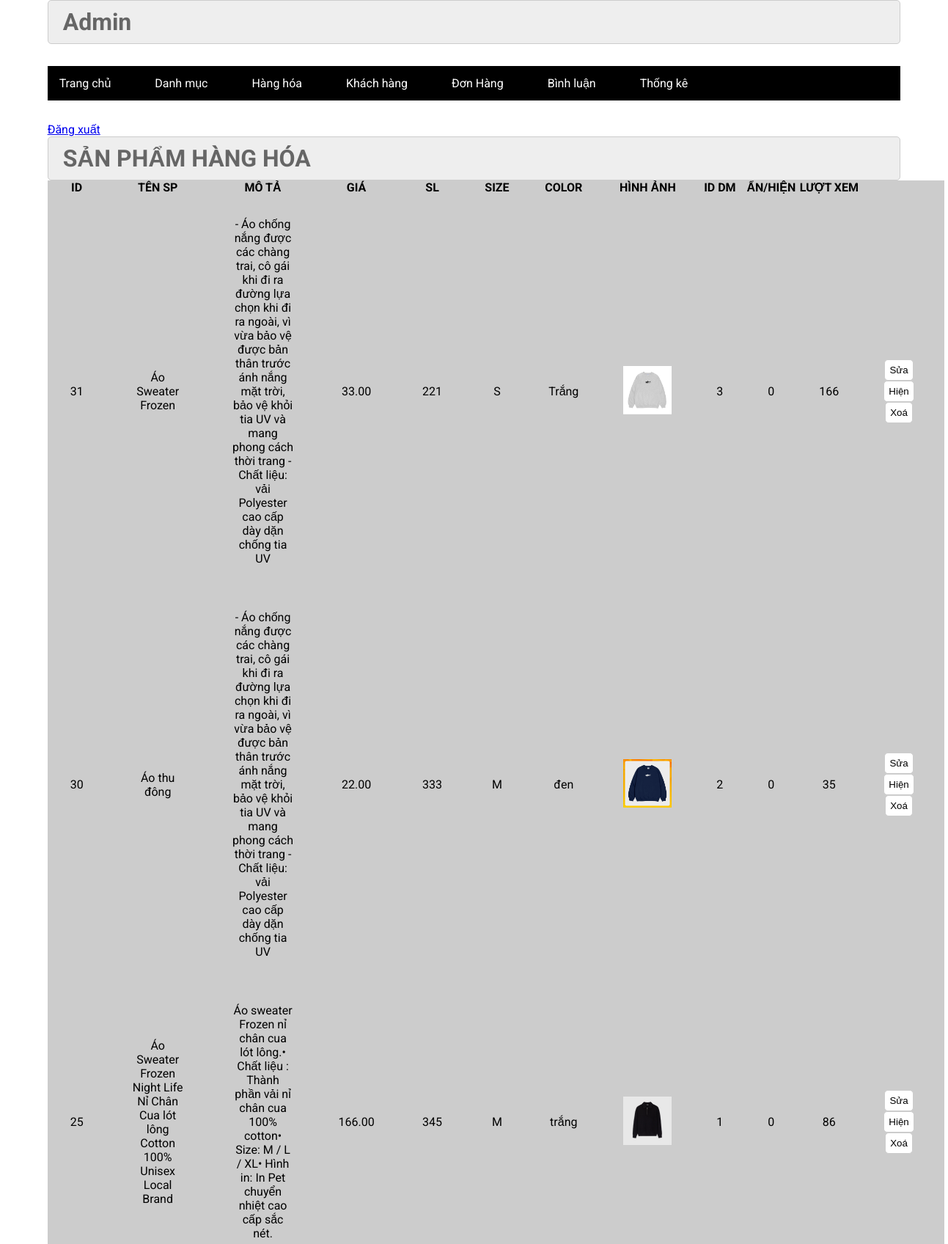
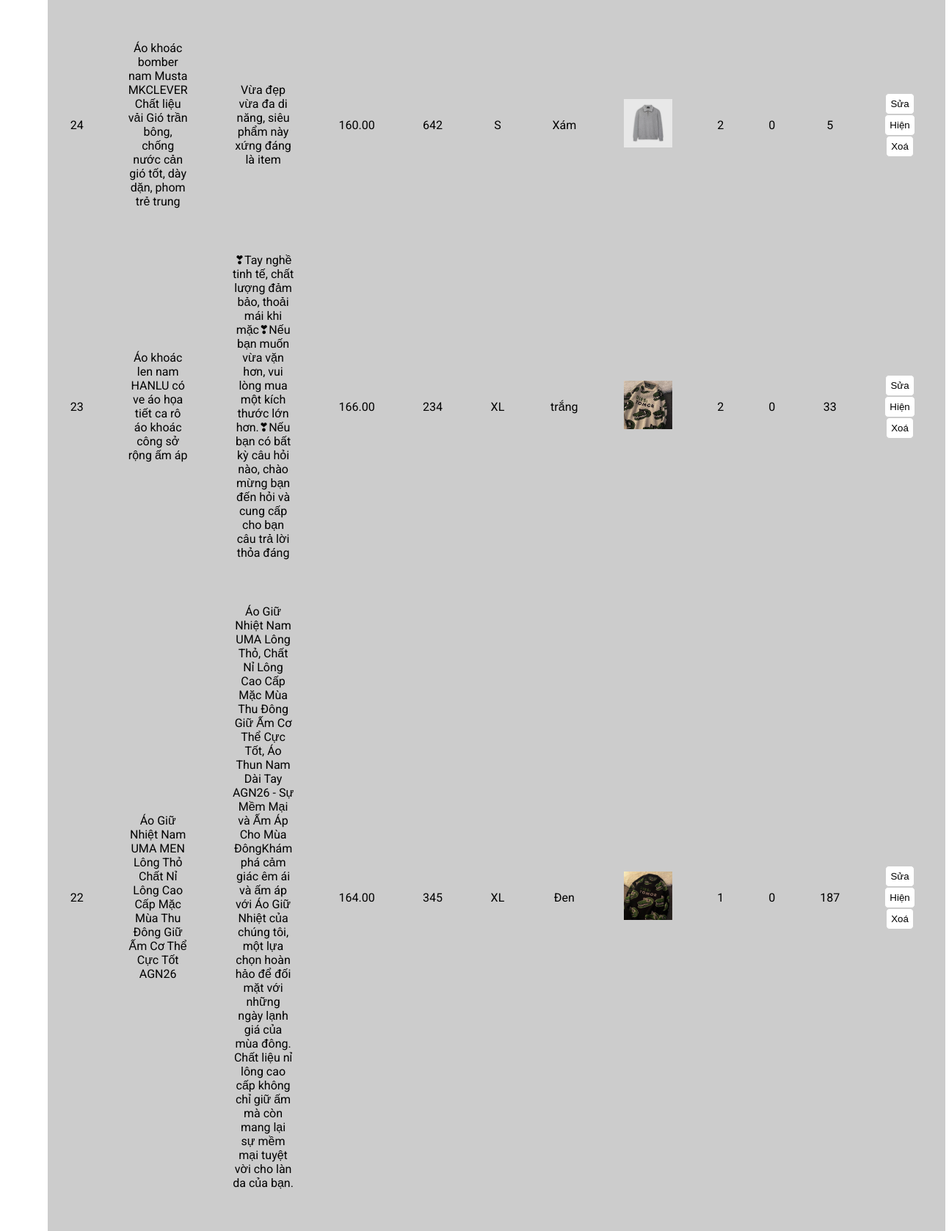
Page /index.php?pg=sanpham&action=list (signed in, upper part) on the committed database (2 pictures, top to bottom).
### tables this page shows
CREATE TABLE `sanpham` (
  `sanPham_id` int NOT NULL,
  `ten` varchar(255) DEFAULT NULL,
  `moTa` text NOT NULL,
  `gia` decimal(10,2) NOT NULL,
  `soLuong` int NOT NULL,
  `kichCo` varchar(10) NOT NULL,
  `mauSac` varchar(20) NOT NULL,
  `ngayTao` date NOT NULL,
  `ngaySua` date NOT NULL,
  `anh` varchar(255) NOT NULL,
  `luotxem` int NOT NULL DEFAULT '0',
  `khuyenMai_id` int DEFAULT NULL,
  `madm` int NOT NULL,
  `status` tinyint(1) DEFAULT '1'
);

### commons/function.php (called while the page is built, shortened)
<?php
function connection()
{
    try {
        $conn = new PDO("mysql:host=" . HOST . ";dbname=" . DBNAME . ";port=" . PORT . ";charset=utf8", USERNAME, PASSWORD);
        $conn->setAttribute(PDO::ATTR_ERRMODE, PDO::ERRMODE_EXCEPTION);
        return $conn;
    } catch (PDOException $e) {
        echo "Lỗi kết nối CSDL: " . $e->getMessage();
    }
}
function view($view, $data = [])
{
    extract($data);
    include_once "view/$view.php";
}

### controllers/admin/SanPhamController.php (called while the page is built, shortened)
<?php
class SanPhamController
{
    public function list()
    {
        $sanphams = (new sanpham)->all();
        view("admin/sanpham/list", ['sanphams' => $sanphams]);
    }
}

### models/SanPham.php (called while the page is built, shortened)
<?php
class SanPham
{
    public $conn = null;
    public function __construct()
    {
        $this->conn = connection();
    }
    public function all()
    {
        $sql = "SELECT * FROM sanpham ORDER BY sanPham_id DESC";
        $stmt = $this->conn->prepare($sql);
        $stmt->execute();
        return $stmt->fetchAll(PDO::FETCH_ASSOC);
    }
}

### view/admin/sanpham/list.php (the view, shortened to what this page needs)
<?php include_once "view/admin/header.php" ?>
<div class="row2">
    <div class="row2 font_title">
        <h1>SẢN PHẨM HÀNG HÓA</h1>
    </div>
    <div class="row2 form_content ">
        <form action="#" method="POST">
            <div class="row2 mb10 formds_loai">
                <table>
                    <tr>
                        <th>ID</th>
                        <th>TÊN SP</th>
                        <th>MÔ TẢ</th>
                        <th>GIÁ</th>
                        <th>SL</th>
                        <th>SIZE</th>
                        <th>COLOR</th>
                        <th>HÌNH ẢNH</th>
                        <th>ID DM</th>
                        <th>ẨN/HIỆN</th>
                        <th>LƯỢT XEM</th>
                    </tr>
                    <?php foreach ($sanphams as $sanpham): ?>
                        <tr>
                            <td><?= $sanpham['sanPham_id'] ?></td>
                            <td><?= $sanpham['ten'] ?></td>
                            <td><?= $sanpham['moTa'] ?></td>
                            <td><?= $sanpham['gia'] ?></td>
                            <td><?= $sanpham['soLuong'] ?></td>
                            <td><?= $sanpham['kichCo'] ?></td>
                            <td><?= $sanpham['mauSac'] ?></td>
                            <td>
                                <img src="<?= $sanpham['anh'] ?>" width="66" alt="">
                            </td>
                            <td><?= $sanpham['madm'] ?></td>
                            <td><?= $sanpham['status'] ?></td>
                            <td><?= $sanpham['luotxem'] ?></td>
                            <td><a href="index.php?pg=editsp&sanPham_id=<?= $sanpham['sanPham_id'] ?>" type="button"><input class="mr20" type="button" value="Sửa"></a>
                                <?php if ($sanpham['status'] == 1): ?>
                                    <a style="color: black;" type="button" href="index.php?pg=ansp&action=an&sanPham_id=<?= $sanpham['sanPham_id'] ?>">
                                        <input class="mr20" type="button" value="Ẩn">
                                    </a>
                                <?php else: ?>
                                    <a style="color: black;" type="button" href="index.php?pg=ansp&action=show&sanPham_id=<?= $sanpham['sanPham_id'] ?>">
                                        <input class="mr20" type="button" value="Hiện">
                                    </a>
                                <?php endif; ?>
                                <a onclick="return confirm('Bạn có muốn xoá không?')" href="index.php?pg=deletesp&sanPham_id=<?= $sanpham['sanPham_id'] ?>" type="button"><input class="mr20" type="button" value="Xoá"></a>
                            </td>
                        </tr>
                    <?php endforeach ?>
                </table>
            </div>
        </form>
    </div>
</div>
<?php include_once "view/admin/footer.php" ?>

### assets/css/admin.css (style rules this page uses)
:root { --white-color:#fff; --black-color:#000; --text-color:#333; }
* { margin:0; padding:0; box-sizing:border-box; }
body { font-family:'Roboto', sans-serif; }
.row2 { float:left; width:100%; }
.mb10 { margin-bottom:10px; }
form { text-align:center; }
.form_account input[type="reset"], .form_account input[type="submit"], .form_content input[type="submit"], .form_content input[type="reset"], .form_content input[type="button"] { padding:6px; background:white; border:1px solid #CCC; border-radius:5px; }
.font_title { background-color:#EEE; border:1px #CCC solid; color:#666; border-radius:5px; padding:10px 20px; }
.mr20 { margin-right:10px; }
.formds_loai table { width:100%; border-collapse:collapse; background-color:#ccc; padding:20px; }
.formds_loai table td { padding:10px 20px; border:1px #ccc solid; padding:30px; }

### rows in the picture
sanpham: sanPham_id "31", ten "Áo Sweater Frozen", moTa "- Áo chống nắng được các chàng trai, cô gái khi đi ra đường lựa chọn khi đi ra ngoài, vì vừa bảo vệ được bản thân trước ánh nắng mặt trời, bảo vệ khỏi tia UV và mang phong cách thời trang - Chất liệu: vải Polyester cao cấp dày dặn chống tia UV", gia "33.00", soLuong "221", kichCo "S", mauSac "Trắng", anh (picture), madm "3", status "0", luotxem "166"
sanpham: sanPham_id "30", ten "Áo thu đông", moTa "- Áo chống nắng được các chàng trai, cô gái khi đi ra đường lựa chọn khi đi ra ngoài, vì vừa bảo vệ được bản thân trước ánh nắng mặt trời, bảo vệ khỏi tia UV và mang phong cách thời trang - Chất liệu: vải Polyester cao cấp dày dặn chống tia UV", gia "22.00", soLuong "333", kichCo "M", mauSac "đen", anh (picture), madm "2", status "0", luotxem "35"
sanpham: sanPham_id "25", ten "Áo Sweater Frozen Night Life Nỉ Chân Cua lót lông Cotton 100% Unisex Local Brand", moTa "Áo sweater Frozen nỉ chân cua lót lông.• Chất liệu : Thành phần vải nỉ chân cua 100% cotton• Size: M / L / XL• Hình in: In Pet chuyển nhiệt cao cấp sắc nét.", gia "166.00", soLuong "345", kichCo "M", mauSac "trắng", anh (picture), madm "1", status "0", luotxem "86"
sanpham: sanPham_id "24", ten "Áo khoác bomber nam Musta MKCLEVER Chất liệu vải Gió trần bông, chống nước cản gió tốt, dày dặn, phom trẻ trung", moTa "Vừa đẹp vừa đa di năng, siêu phẩm này xứng đáng là item", gia "160.00", soLuong "642", kichCo "S", mauSac "Xám", anh (picture), madm "2", status "0", luotxem "5"
sanpham: sanPham_id "23", ten "Áo khoác len nam HANLU có ve áo họa tiết ca rô áo khoác công sở rộng ấm áp", moTa "❣Tay nghề tinh tế, chất lượng đảm bảo, thoải mái khi mặc❣Nếu bạn muốn vừa vặn hơn, vui lòng mua một kích thước lớn hơn.❣Nếu bạn có bất kỳ câu hỏi nào, chào mừng bạn đến hỏi và cung cấp cho bạn câu trả lời thỏa đáng", gia "166.00", soLuong "234", kichCo "XL", mauSac "trắng", anh (picture), madm "2", status "0", luotxem "33"
sanpham: sanPham_id "22", ten "Áo Giữ Nhiệt Nam UMA MEN Lông Thỏ Chất Nỉ Lông Cao Cấp Mặc Mùa Thu Đông Giữ Ấm Cơ Thể Cực Tốt AGN26", moTa "Áo Giữ Nhiệt Nam UMA Lông Thỏ, Chất Nỉ Lông Cao Cấp Mặc Mùa Thu Đông Giữ Ấm Cơ Thể Cực Tốt, Áo Thun Nam Dài Tay AGN26 - Sự Mềm Mại và Ấm Áp Cho Mùa ĐôngKhám phá cảm giác êm ái và ấm áp với Áo Giữ Nhiệt của chúng tôi, một lựa chọn hoàn hảo để đối mặt với những ngày lạnh giá của mùa đông. Chất liệu nỉ lông cao cấp không chỉ giữ ấm mà còn mang lại sự mềm mại tuyệt vời cho làn da của bạn.", gia "164.00", soLuong "345", kichCo "XL", mauSac "Đen", anh (picture), madm "1", status "0", luotxem "187"
